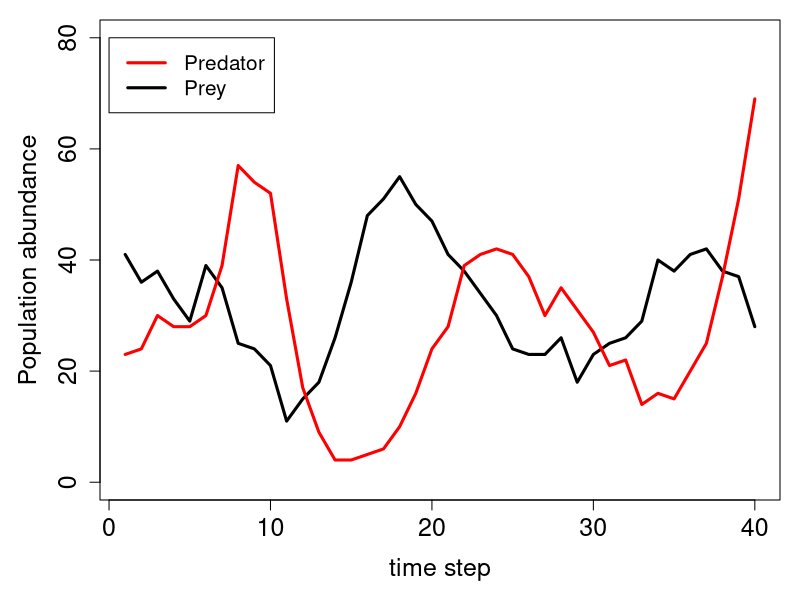

Reproduce this figure in R.
# =============================================================================
# Movement function.
# =============================================================================
movement <- function(inds, xloc = 2, yloc = 3, xmax = 8, ymax = 8){
  total_inds   <- dim(inds)[1]; # Get the number of individuals in inds
  move_dists   <- c(-1, 0, 1);  # Define the possible distances to move
  x_move       <- sample(x = move_dists, size = total_inds, replace = TRUE);
  y_move       <- sample(x = move_dists, size = total_inds, replace = TRUE);
  inds[, xloc] <- inds[, xloc] + x_move;
  inds[, yloc] <- inds[, yloc] + y_move;
  # =========   The reflecting boundary is added below
  for(i in 1:total_inds){               # For each individual i in the array
    if(inds[i, xloc] > xmax){         # If it moved passed the maximum xloc
      inds[i, xloc] <- xmax - 1;    # Then move it back toward the centre
    }
    if(inds[i, xloc] < 1){            # If it moved below 1 on xloc
      inds[i, xloc] <- 2;           # Move it toward the centre (2)
    }
    if(inds[i, yloc] > ymax){         # If it moved passed the maximum yloc
      inds[i, yloc] <- ymax - 1;    # Then move it back toward the centre
    }
    if(inds[i, yloc] < 1){            # If it moved below 1 on yloc
      inds[i, yloc] <- 2;           # Then move it toward the centre (2)
    }
  } 
  # =========  Now all individuals should stay on the landscape
  return(inds);
}

# =============================================================================
# Birth function
# =============================================================================
birth <- function(inds, lambda = 0.5, repr_col = 4){
  total_inds       <- dim(inds)[1]; # Get the number of individuals in inds
  ind_cols         <- dim(inds)[2]; # Total inds columns
  inds[, repr_col] <- rpois(n = total_inds, lambda = lambda); 
  total_off        <- sum(inds[, repr_col]);
  # ---- We now have the total number of new offspring; now add to inds
  new_inds     <- array(data = 0, dim = c(total_off, ind_cols));
  new_inds[,1] <- rnorm(n = dim(new_inds)[1], mean = 23, sd = 3);
  new_inds[,2] <- sample(x = 1:8, size = dim(new_inds)[1], replace = TRUE);
  new_inds[,3] <- sample(x = 1:8, size = dim(new_inds)[1], replace = TRUE);
  # ---- Our new offspring can now be attached in the inds array
  inds <- rbind(inds, new_inds);
  return(inds);
}

# =============================================================================
# Death function
# =============================================================================
death <- function(inds, xlen = 8, ylen = 8, dcol = 5, xcol = 2, ycol = 3){
  for(xdim in 1:xlen){      # For each row `xdim` of the landscape...
    for(ydim in 1:ylen){  # For each col `ydim` of the landscape...
      # Get the total number of individuals on the landscape cell
      on_cell <- sum( inds[, xcol] == xdim & inds[, ycol]  == ydim);
      # Only do something if on_cell is more than one
      if(on_cell > 1){
        # Get all of the occupants on the cell
        occupants <- which(inds[, xcol] == xdim & inds[, ycol] == ydim);
        # Sample all but one random occupants to die
        rand_occ  <- sample(x = occupants, size = on_cell - 1);
        # Then add their death to the last column of inds
        inds[rand_occ, dcol] <- 1;
      }
    }
  }
  return(inds);
}

# =============================================================================
# Predation function
# =============================================================================
predation <- function(pred, inds, xcol = 2, ycol = 3, rcol = 4, dcol = 5){
  predators   <- dim(pred)[1]; # Predator number
  pred[, dcol] <- 1;           # Assume dead until proven otherwise
  pred[, rcol] <- 0;           # Assume not reproducing until proven otherwise
  for(p in 1:predators){       # For each predator (p) in the array
    xloc   <- pred[p, xcol]; # Get the x and y locations
    yloc   <- pred[p, ycol];
    N_prey <- sum( inds[, xcol] == xloc & inds[, ycol] == yloc);
    # ----- Let's take care of the predator first below
    if(N_prey > 0){
      pred[p, dcol] <- 0;  # The predator lives
    }
    if(N_prey > 1){
      pred[p, rcol] <- 1;  # The predator reproduces
    }
    # ----- Now let's take care of the prey
    if(N_prey > 0){ # If there are some prey, find them
      prey <- which( inds[, xcol] == xloc & inds[, ycol] == yloc);
      if(N_prey > 2){ # But if there are more than 2, just eat 2
        prey <- sample(x = prey, size = 2, replace = FALSE);
      }
      inds[prey, dcol] <- 1; # Record the prey as dead
    }
  } # We now know which inds died, and which prey died & reproduced
  # ---- Below removes predators that have died
  pred         <- pred[pred[,dcol] == 0,] # Only survivors now left
  # ----- Below adds new predators based on the reproduction above    
  pred_off     <- sum(pred[, rcol]);
  new_pred     <- array(data = 0, dim = c(pred_off, dim(pred)[2]));
  new_pred[,1] <- rnorm(n = dim(new_pred)[1], mean = 23, sd = 3);
  new_pred[,2] <- sample(x = 1:8, size = dim(new_pred)[1], replace = TRUE);
  new_pred[,3] <- sample(x = 1:8, size = dim(new_pred)[1], replace = TRUE);
  pred         <- rbind(pred, new_pred);
  # ----- Now let's remove the prey that were eaten
  inds         <- inds[inds[,dcol] == 0,]; # Only living prey left
  # Now need to return *both* the predator and prey arrays
  pred_prey <- list(pred = pred, inds = inds);
  return(pred_prey);
}

# =============================================================================
# Simulate predator-prey dynamics
# =============================================================================
# ----- Initialise individuals (prey)
inds           <- array(data = 0, dim = c(40, 5));
inds[,1]       <- rnorm(n = dim(inds)[1], mean = 23, sd = 3);
inds[,2]       <- sample(x = 1:8, size = dim(inds)[1], replace = TRUE);
inds[,3]       <- sample(x = 1:8, size = dim(inds)[1], replace = TRUE);
# ----- Initialise individuals (predator)
pred           <- array(data = 0, dim = c(20, 5));
pred[,1]       <- rnorm(n = dim(pred)[1], mean = 23, sd = 3);
pred[,2]       <- sample(x = 1:8, size = dim(pred)[1], replace = TRUE);
pred[,3]       <- sample(x = 1:8, size = dim(pred)[1], replace = TRUE);
# ---- Start the simulation as before
ts         <- 0;
time_steps <- 40;
inds_hist  <- NULL;
pred_hist  <- NULL;
while(ts < time_steps){
  pred            <- movement(pred);
  inds            <- movement(inds); # Note: I increased prey birth rate
  inds            <- birth(inds, lambda = 1.5);
  pred_prey_res   <- predation(pred = pred, inds = inds);
  pred            <- pred_prey_res$pred;
  inds            <- pred_prey_res$inds;
  inds            <- death(inds);
  inds            <- inds[inds[, 5] == 0,]; # Retain living
  ts              <- ts + 1; 
  inds_hist[[ts]] <- inds;
  pred_hist[[ts]] <- pred;
}

# =============================================================================
# Print the results
# =============================================================================
ind_abund <- array(data = NA, dim = c(40, 3));
for(i in 1:40){
  ind_abund[i, 1] <- i;                      # Save the time step
  ind_abund[i, 2] <- dim(inds_hist[[i]])[1]; # rows in inds_hist[[i]]
  ind_abund[i, 3] <- dim(pred_hist[[i]])[1]; # rows in pred_hist[[i]]
}
colnames(ind_abund) <- c("time_step", "abundance", "predators");
print(ind_abund);

# =============================================================================
# Plot the results
# =============================================================================
par(mar = c(5, 5, 1, 1));
plot(x = ind_abund[,2], type = "l", lwd = 3, ylim = c(0, 80), 
     xlab = "time step", ylab = "Population abundance", cex.axis = 1.5, 
     cex.lab = 1.5);
points(x = ind_abund[,3], type = "l", lwd = 3, col = "red");
legend(x = 0, y = 80, legend = c("Predator", "Prey"), col = c("red", "black"),
       cex = 1.25, lty = c("solid", "solid"), lwd = c(3, 3));